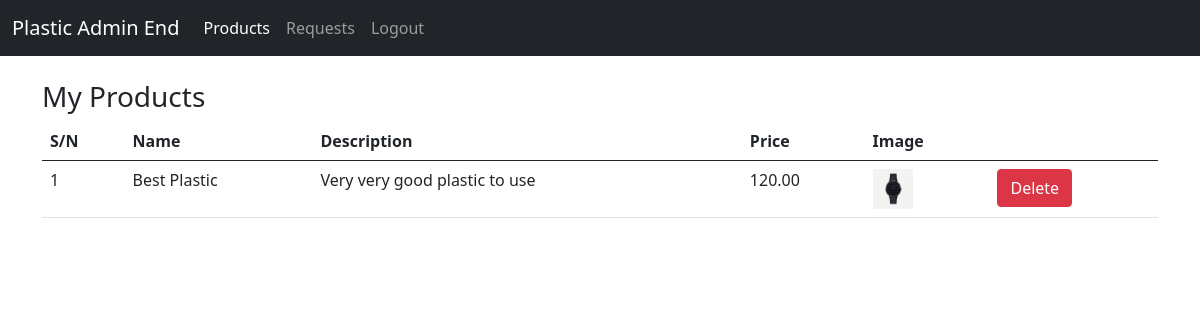
Screenshot of /company/my-products.php (signed in) with the database file from the repository.
### tables this page shows
CREATE TABLE `product` (
  `product_id` int(11) NOT NULL,
  `product_name` varchar(45) DEFAULT NULL,
  `product_description` varchar(255) DEFAULT NULL,
  `product_image` varchar(45) DEFAULT NULL,
  `company_email` varchar(55) DEFAULT NULL,
  `price` decimal(10,2) DEFAULT NULL
);

### company/my-products.php (the view, shortened to what this page needs)
<?php include 'nav.php' ?>
<div class="container" style="margin-top:2%">
    <h3>My Products</h3>
    <table class="table">
        <thead>
            <tr>
                <th scope="col">S/N</th>
                <th scope="col"> Name</th>
                <th scope="col"> Description</th>
                <th scope="col"> Price </th>
                <th scope="col"> Image </th>
                <th scope="col"> </th>
            </tr>
        </thead>
        <tbody>
            <?php
            include "../connect.php";
            $stmt =  $conn->prepare("SELECT * FROM product where company_email=? ");
            $stmt->bind_param("s", $comapny_email);
            $stmt->execute();
            $count = 1;
            $result = $stmt->get_result();
            while ($row = $result->fetch_assoc()) {
                echo
                "<tr>" .
                    "<td>" . $count++ . "</td>" .
                    "<td>" . $row['product_name'] . "</td>" .
                    "<td>" . $row['product_description'] . "</td>" .
                    "<td>" . $row['price'] . "</td>" .
                    "<td><img style=width:40px;height:40px src=../images/products/" . $row['product_image'] . "></td>" .
                    "<td><button type=button class='btn btn-danger'>Delete</button></td>" .
                    "</tr>";
            }
            ?>
        </tbody>
    </table>
</div>
</body>
</html>

### rows the page displays
product: product_name "Best Plastic", product_description "Very very good plastic to use", price "120.00", product_image (picture)
